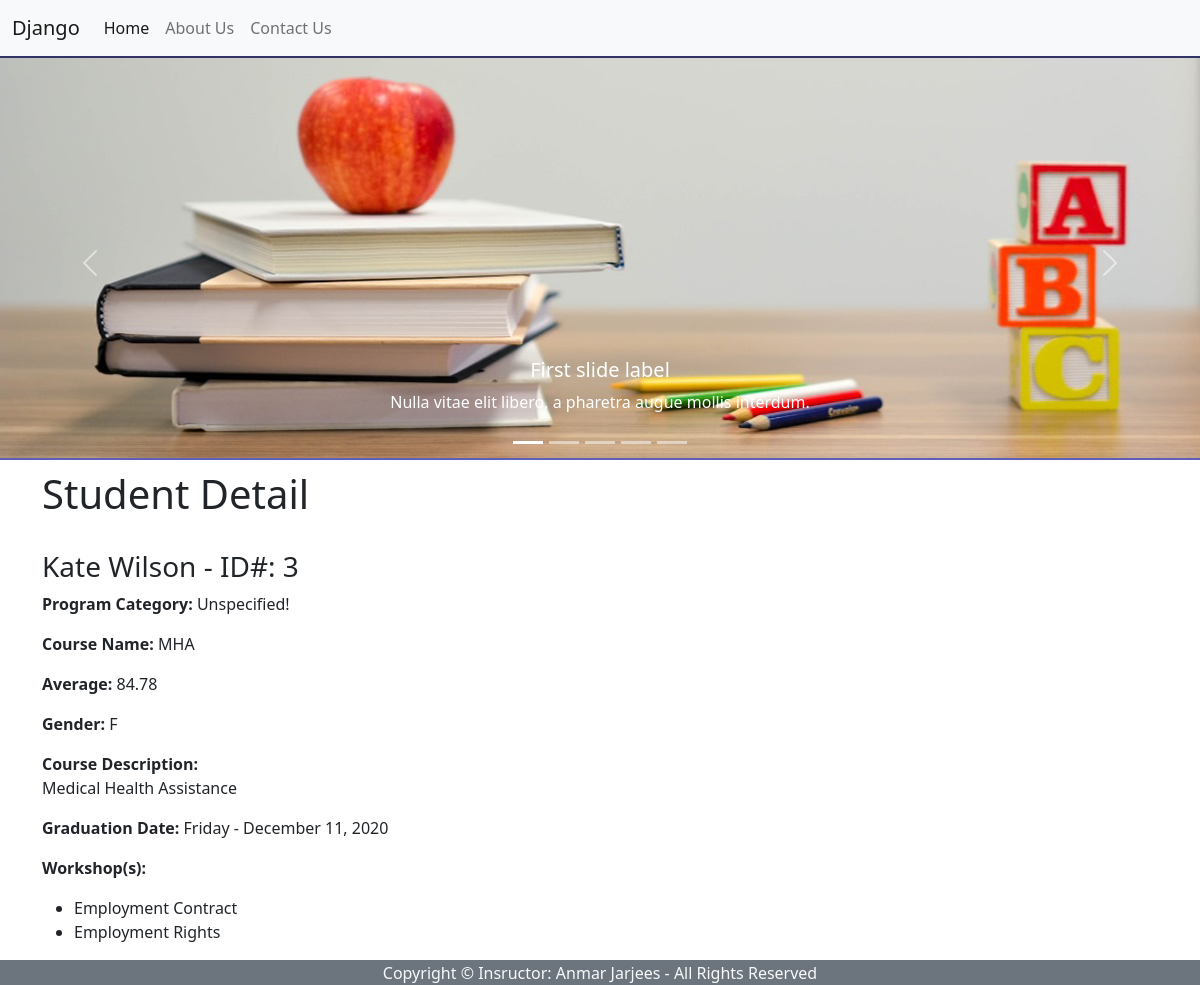
The page /registration/3/ on the database as committed earlier.
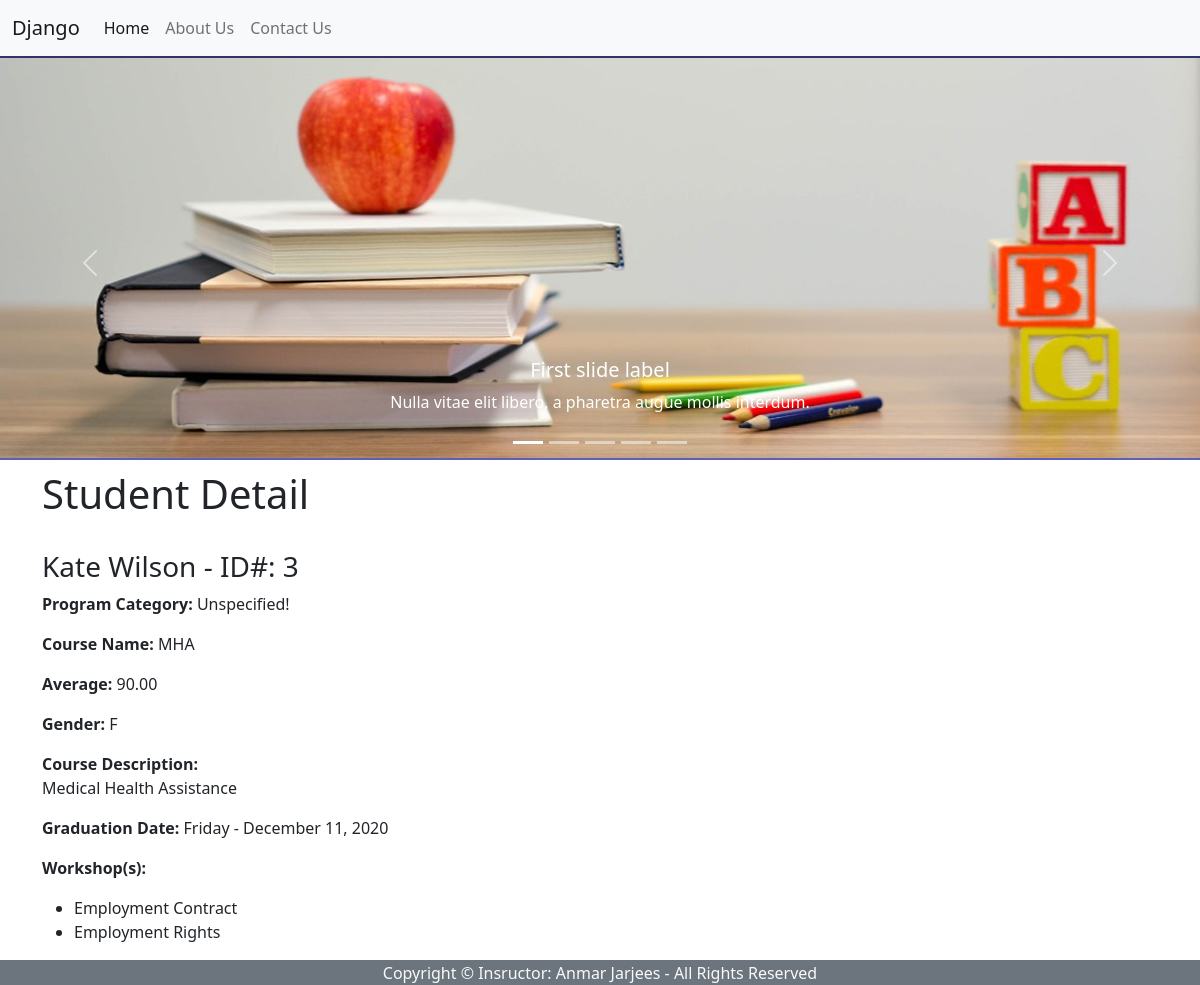
The same page on the database as committed later.
### registration/models.py (models this page shows, shortened)
class Student(models.Model):
    first = models.CharField(max_length=40)
    last = models.CharField(max_length=40)
    program_category = models.CharField(max_length=35, blank=True) # Optional Field (could be empty)
    course = models.CharField(max_length=40)
    course_description = models.TextField(blank=True)
    GENDER_CHOICES = [
    ('M', 'Male'),
    ('F', 'Female'),
    ]
    gender = models.CharField(max_length=1,choices=GENDER_CHOICES, blank=True) # New concept!
    graduation_date = models.DateField()
    last_modified_date = models.DateField(auto_now=True)
    average=models.DecimalField(max_digits=4, decimal_places=2, null=True)
    workshops = models.ManyToManyField('Workshop', blank=True)

### registration/views.py (the view)
# urls.py: path('registration/<int:student_id>/', views.student_detail, name='student_detail'),
def student_detail(request, student_id):
    student = Student.objects.get(id=student_id)
    return render(request,'student_detail.html',{'student': student})

### registration/models.py (called while the page is built)
    def __str__(self):
        return self.workshop_name # telling Python to return the name field of the workshop

### registration/templates/student_detail.html (shortened to what this page needs)
{% extends 'base.html' %}
{% block content %}
<h1>Student Detail</h1>
<br>
<h3>{{ student.first|lower |capfirst }} {{ student.last|lower |capfirst }} - ID#: {{ student.id }}</h3>
<p><b>Program Category:</b>
    {% if student.program_category %}
    {{ student.program_category }}
    {% else %}
    Unspecified!
    {% endif %}
</p>
<p><b>Course Name:</b> {{ student.course }}</p>
<p><b>Average:</b> {{student.average}}</p>
<p><b>Gender:</b> {{student.gender}}</p>
<p><b>Course Description:</b><br> {{ student.course_description }}</p>
<p><b>Graduation Date:</b> {{student.graduation_date|date:"l - F d, Y"}}</p>
 {% if student.workshops.all %}
<p><b>Workshop(s):</b>
    <ul>
        {% for one_ws in student.workshops.all %}
        <li>{{one_ws }}</li>
        {% endfor %}
    </ul>
</p>
{% endif %}
{% endblock %}

Rows that differ between the two databases and show on the page:
changed Student "Kate": average "84.78" → "90.00"
